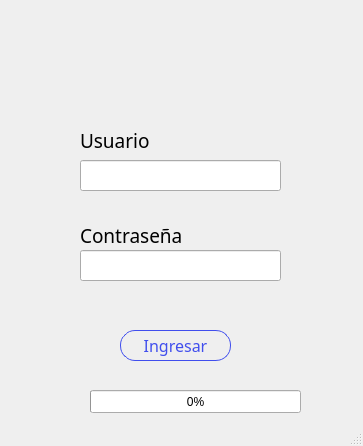
<?xml version="1.0" encoding="UTF-8"?>
<ui version="4.0">
 <class>Colegio</class>
 <widget class="QMainWindow" name="Colegio">
  <property name="geometry">
   <rect>
    <x>0</x>
    <y>0</y>
    <width>363</width>
    <height>446</height>
   </rect>
  </property>
  <property name="windowTitle">
   <string>Colegio</string>
  </property>
  <widget class="QWidget" name="centralwidget">
   <widget class="QLabel" name="label_2">
    <property name="geometry">
     <rect>
      <x>80</x>
      <y>130</y>
      <width>91</width>
      <height>21</height>
     </rect>
    </property>
    <property name="font">
     <font>
      <family>Product Sans</family>
      <pointsize>14</pointsize>
      <weight>50</weight>
      <bold>false</bold>
     </font>
    </property>
    <property name="text">
     <string>Usuario</string>
    </property>
   </widget>
   <widget class="QLabel" name="label_3">
    <property name="geometry">
     <rect>
      <x>80</x>
      <y>220</y>
      <width>121</width>
      <height>31</height>
     </rect>
    </property>
    <property name="font">
     <font>
      <family>Product Sans</family>
      <pointsize>14</pointsize>
      <weight>50</weight>
      <bold>false</bold>
     </font>
    </property>
    <property name="text">
     <string>Contraseña</string>
    </property>
   </widget>
   <widget class="QLineEdit" name="users">
    <property name="geometry">
     <rect>
      <x>80</x>
      <y>160</y>
      <width>201</width>
      <height>31</height>
     </rect>
    </property>
   </widget>
   <widget class="QLineEdit" name="password">
    <property name="geometry">
     <rect>
      <x>80</x>
      <y>250</y>
      <width>201</width>
      <height>31</height>
     </rect>
    </property>
   </widget>
   <widget class="QLabel" name="label">
    <property name="geometry">
     <rect>
      <x>70</x>
      <y>20</y>
      <width>221</width>
      <height>81</height>
     </rect>
    </property>
    <property name="text">
     <string/>
    </property>
    <property name="pixmap">
     <pixmap>img/logo_montessori.png</pixmap>
    </property>
   </widget>
   <widget class="QPushButton" name="bt_ingresar">
    <property name="geometry">
     <rect>
      <x>120</x>
      <y>330</y>
      <width>111</width>
      <height>31</height>
     </rect>
    </property>
    <property name="font">
     <font>
      <family>Product Sans</family>
      <pointsize>12</pointsize>
      <weight>50</weight>
      <italic>false</italic>
      <bold>false</bold>
      <strikeout>false</strikeout>
     </font>
    </property>
    <property name="styleSheet">
     <string notr="true">QPushButton{
	background-color:transparent;
	color:#404eed;
	border: 1px solid #404eed;
	border-radius: 15px;
}

QPushButton:hover {
	background-color: rgba(64,78,237,0.05);
}</string>
    </property>
    <property name="text">
     <string>Ingresar</string>
    </property>
    <property name="autoExclusive">
     <bool>false</bool>
    </property>
    <property name="default">
     <bool>false</bool>
    </property>
   </widget>
   <widget class="QProgressBar" name="progressBar">
    <property name="geometry">
     <rect>
      <x>90</x>
      <y>390</y>
      <width>211</width>
      <height>23</height>
     </rect>
    </property>
    <property name="value">
     <number>0</number>
    </property>
   </widget>
   <widget class="QLabel" name="usuario_incorrecto">
    <property name="geometry">
     <rect>
      <x>130</x>
      <y>190</y>
      <width>141</width>
      <height>20</height>
     </rect>
    </property>
    <property name="text">
     <string/>
    </property>
   </widget>
   <widget class="QLabel" name="contrasena_incorrecta">
    <property name="geometry">
     <rect>
      <x>130</x>
      <y>280</y>
      <width>141</width>
      <height>16</height>
     </rect>
    </property>
    <property name="text">
     <string/>
    </property>
   </widget>
   <widget class="QLabel" name="cargando">
    <property name="geometry">
     <rect>
      <x>160</x>
      <y>420</y>
      <width>47</width>
      <height>13</height>
     </rect>
    </property>
    <property name="text">
     <string/>
    </property>
   </widget>
  </widget>
  <widget class="QStatusBar" name="statusbar"/>
 </widget>
 <resources/>
 <connections/>
</ui>
